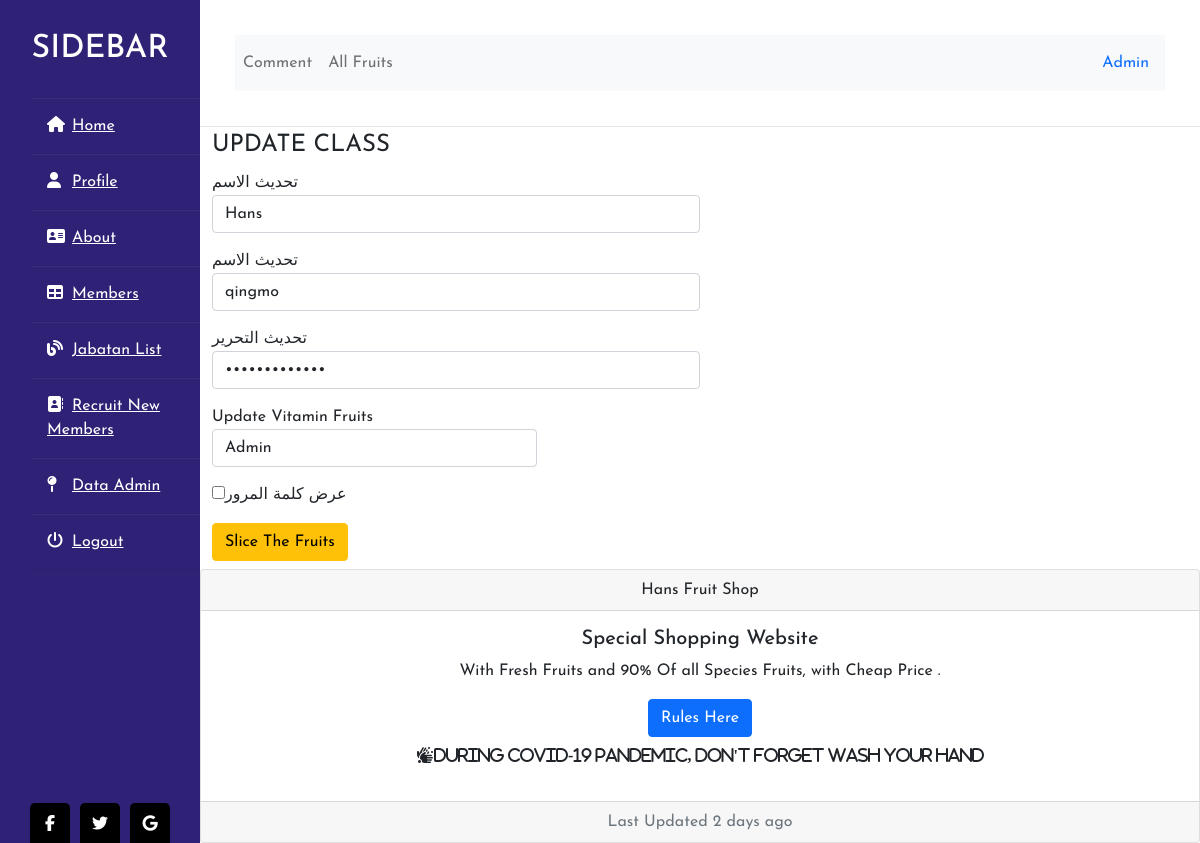
The app's page /index.php?page=admin-update&id=1 (signed in) with its own data.
### tables this page shows
CREATE TABLE `apeshit1` (
  `id` int(20) NOT NULL,
  `nama` varchar(255) NOT NULL,
  `username` varchar(255) NOT NULL,
  `password` varchar(255) NOT NULL,
  `level` enum('Admin','User') NOT NULL
);

### admin/satu/editadmin.php (the view, shortened to what this page needs)
<?php
include "inc/server.php";
if (isset($_GET['id'])) {
    $user_id = $_GET['id'];
    $sql = "SELECT * FROM `apeshit1` WHERE `id`='$user_id'";
    $result = $conn->query($sql);
    if ($result->num_rows > 0) {
        while ($row = $result->fetch_assoc()) {
            $nama = $row['nama'];
            $username = $row['username'];
            $password = $row['password'];
?>
        <form action="" method="POST">
            <fieldset>
                <legend>UPDATE CLASS</legend>
                <div class="form-row">
                    <div class="mt-3">
                        <div class="form-group col-md-6">
                            <label for="nama">تحديث الاسم</label>
                            <input type="text" class="form-control" name="nama" id="nama" placeholder="Enter Fruit Name" value="<?php echo $nama; ?>" required>
                        </div>
                    </div>
                    <div class="mt-3">
                        <div class="form-group col-md-6">
                            <label for="username">تحديث الاسم</label>
                            <input type="text" class="form-control" name="username" id="username" placeholder="Username" value="<?php echo $username; ?>" required>
                        </div>
                    </div>
                    <div class="mt-3">
                        <div class="form-group col-md-6">
                            <label for="password">تحديث التحرير</label>
                            <input type="password" class="form-control" name="password" id="password" placeholder="Enter Fruit Calories" value="<?php echo $password; ?>" required>
                        </div>
                    </div>
                </div>
                <div class="form-row">
                    <div class="mt-3">
                        <div class="form-group col-md-4">
                            <label for="level">Update Vitamin Fruits</label>
                            <select name="level" id="level" class="form-control">
                                <?php
                                if ($row['level'] == "Admin") echo "<option value='Admin' selected>Admin</option>";
                                else echo "<option value='Admin'>Admin</option>";
                                ?>
                            </select>
                        </div>
                    </div>
                <div class="mt-3">
                <input type="checkbox" onclick="myFunction()">عرض كلمة المرور
                </div>
                <div class="mt-3">
                    <button type="submit" class="btn btn-warning" name="Save" id="Save">Slice The Fruits</button>
                </div>
            </fieldset>
        </form>
<?php
        }
    } else {
        header('Location: index.php?page=add-admin');
    }
}
?>

### styles.css (style rules this page uses)
* { margin: 0; padding: 0; box-sizing: border-box; list-style: none; text-decoration: none; font-family: 'Josefin Sans', sans-serif; }
body { background-color: #f3f5f9; }

### records on screen
apeshit1: nama "Hans", username "qingmo", level "Admin"

### other values on screen
$_SESSION['ses_level'] "Admin"
